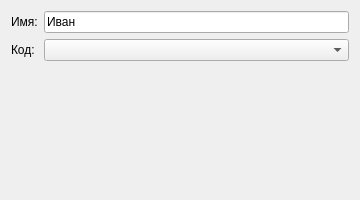
<?xml version="1.0" encoding="UTF-8"?>
<ui version="4.0"><class>Dialog</class><widget class="QDialog" name="Dialog"><property name="geometry"><rect><x>0</x><y>0</y><width>360</width><height>200</height></rect></property><property name="windowTitle"><string>#035 form/120_basic</string></property><layout class="QFormLayout" name="formLayout"><item row="0" column="0"><widget class="QLabel" name="l1"><property name="text"><string>Имя:</string></property></widget></item><item row="0" column="1"><widget class="QLineEdit" name="e1"><property name="text"><string>Иван</string></property></widget></item><item row="1" column="0"><widget class="QLabel" name="l2"><property name="text"><string>Код:</string></property></widget></item><item row="1" column="1"><widget class="QComboBox" name="c1"></widget></item></layout></widget></ui>
